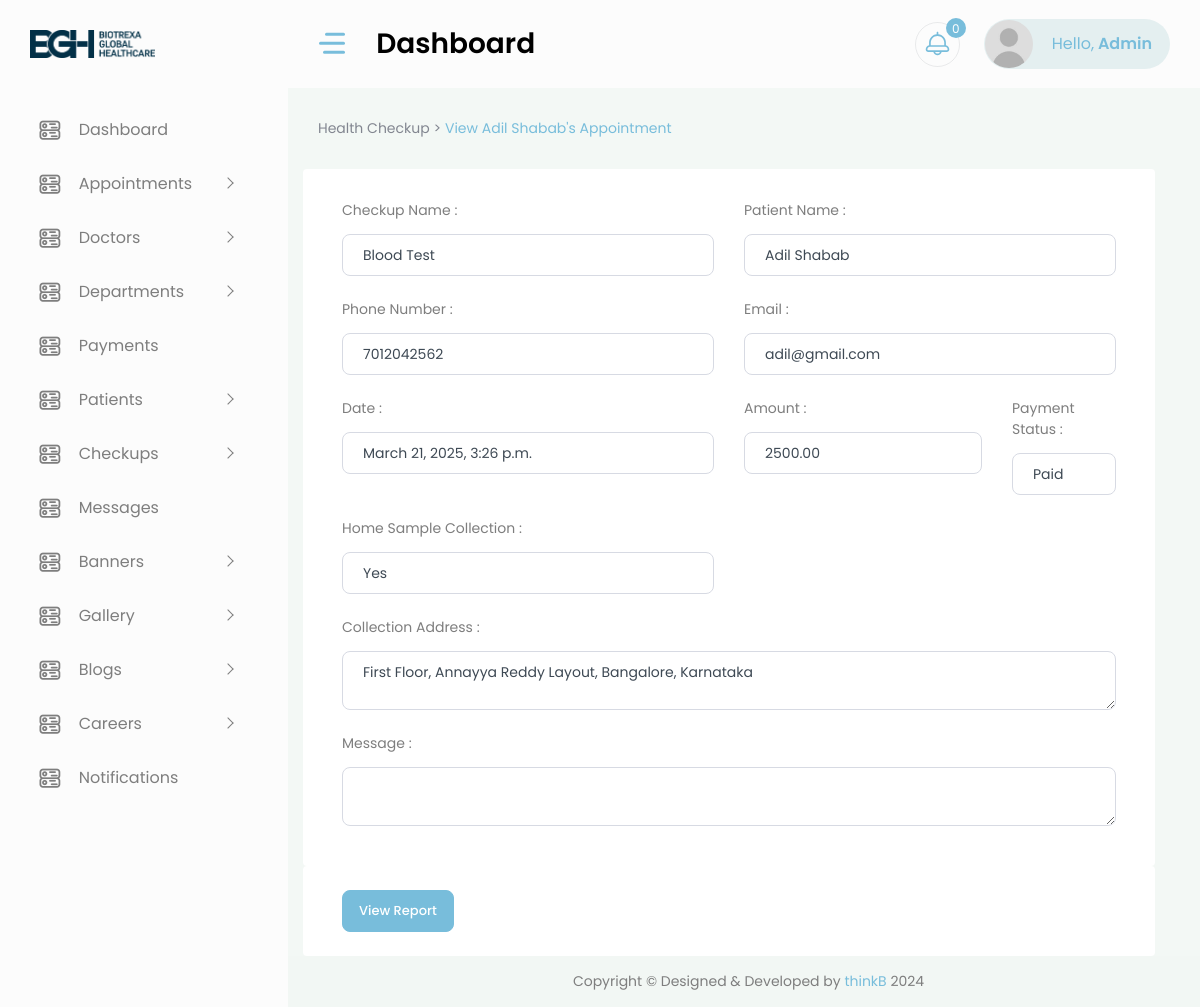
Screenshot of /account/health-checkup/appointment/9/ (signed in) with the database file from the repository.
### core/models.py (models this page shows, shortened)
class HealthCheckupBooking(models.Model):
    plan = models.ForeignKey(HealthCheckupPlan, on_delete=models.CASCADE, related_name='bookings')
    message = models.TextField(blank=True)
    status = models.CharField(max_length=20, choices=[('PENDING', 'Pending'), ('COMPLETED', 'Completed')], default='PENDING')
    created_at = models.DateTimeField(auto_now_add=True)
    patient = models.ForeignKey(Patient, on_delete=models.CASCADE, related_name='health_checkup_bookings')
    payment_id = models.CharField(max_length=255, null=True, blank=True)
    is_home_sample_collection = models.BooleanField(default=False)
    home_sample_collection = models.TextField(null=True, blank=True)
    is_without_payment = models.BooleanField(default=False, null=True, blank=True)
    report = models.FileField(upload_to='reports/', null=True, blank=True)  # New field for PDF report

class Patient(models.Model):
    GENDER_CHOICES = [
        ('male', 'Male'),
        ('female', 'Female'),
        ('other', 'Other'),
    ]
    name = models.CharField(max_length=255)
    email = models.EmailField(unique=True)
    phone_number = models.CharField(max_length=20)
    created_at = models.DateTimeField(default=timezone.now)
    disease = models.CharField(max_length=255, null=True, blank=True)
    slug = models.SlugField(unique=True, blank=True, null=True)
    gender = models.CharField(max_length=10, choices=GENDER_CHOICES, default='male')  # Add gender field

class HealthCheckupPlan(models.Model):
    CATEGORY = [
        ('Health Checkup', 'Health Checkup'),
        ('Lab Investigations', 'Lab Investigations'),
        ('Regular Scanning', 'Regular Scanning'),
        ('Cardiology', 'Cardiology'),
        ('Pregnancy Scanning', 'Pregnancy Scanning'),
        ('Vaccination', 'Vaccination'),
        ('Digital X-Rays', 'Digital X-Rays'),
    ]
    category = models.CharField(max_length=35, choices=CATEGORY, default='health_checkup')
    title = models.CharField(max_length=255)
    description = HTMLField()
    created_at = models.DateTimeField(auto_now_add=True)
    slug = models.SlugField(unique=True)
    status = models.CharField(max_length=8, choices=STATUS_CHOICES, default='active')
    is_home_sample_available = models.BooleanField(default=False)
    is_online_payment_available = models.BooleanField(default=True)
    total_test_include = models.PositiveIntegerField()
    price = models.DecimalField(max_digits=10, decimal_places=2)
    image = models.ImageField(upload_to='health_checkup_plans/', blank=True, null=True)

### core/views.py (the view)
# urls.py: path('account/health-checkup/appointment/<str:pk>/', views.view_checkup_appointment, name='view_checkup_appointment'),
def view_checkup_appointment(request, pk):
    try:
        profile = Summary.objects.get(user=request.user)
    except ObjectDoesNotExist:
        msg.error(request, 'Profile does not exist. You cannot access here.')
        return redirect('login')
    if profile:
        if profile.role == 'hr':
            return redirect('hr_dashboard')
        elif profile.role not in ['admin']:
            return redirect('homepage')
    else:
        return redirect('homepage')
    appointment = get_object_or_404(HealthCheckupBooking, id=pk)
    print(appointment.home_sample_collection)
    payment_details = RazorpayPaymentDetails.objects.filter(booking=appointment).first()
    detailed_appointment = {
        'appointment': appointment,
        'payment_details': payment_details,
    }
    if request.method == "POST" and request.FILES.get("report"):
        appointment.report = request.FILES["report"]
        appointment.save()
        msg.success(request, "Report uploaded successfully!")
        return redirect('view_checkup_appointment', pk=appointment.id)  # Stay on the same page
    return render(request, 'backend/view-checkup-booking.html', {'detailed_appointment': detailed_appointment})

### templates/backend/view-checkup-booking.html (shortened to what this page needs)
{% extends 'backend/base.html' %}
{% load static %}
{% block content %}
    <div class="container-fluid">
        <div class="page-titles">
            <ol class="breadcrumb">
                <li class="breadcrumb-item"><a href="{% url 'health_checkup_plans' %}">Health Checkup > </a></li>
                <li class="breadcrumb-item active ms-1"><a href="#"> View {{ detailed_appointment.appointment.patient.name }}'s Appointment</a></li>
            </ol>
        </div>
        <form method="post" class="row w-100 bg-white p-4" style="border-radius: 4px;" enctype="multipart/form-data">
            <div class="col-md-6">
                <div class="form-group">
                    <label class="col-form-label">Checkup Name :</label>
                    <input class="form-control" type="text" id="name" name="name" value="{{ detailed_appointment.appointment.plan.title }}" readonly>
                </div>
            </div>
            <div class="col-md-6">
                <div class="form-group">
                    <label class="col-form-label">Patient Name :</label>
                    <input class="form-control" type="text" id="patient_name" name="patient_name" value="{{ detailed_appointment.appointment.patient.name }}" readonly>
                </div>
            </div>
            <div class="col-md-6">
                <div class="form-group">
                    <label class="col-form-label">Phone Number :</label>
                    <input class="form-control" type="text" id="phone_number" name="phone_number" value="{{ detailed_appointment.appointment.patient.phone_number }}" readonly>
                </div>
            </div>
            <div class="col-md-6">
                <div class="form-group">
                    <label class="col-form-label">Email :</label>
                    <input class="form-control" type="email" id="email" name="email" value="{{ detailed_appointment.appointment.patient.email }}" readonly>
                </div>
            </div>
            <div class="col-md-6">
                <div class="form-group">
                    <label class="col-form-label">Date :</label>
                    <input class="form-control" type="text" id="date" name="date" value="{{ detailed_appointment.appointment.created_at }}" readonly>
                </div>
            </div>
            <div class="col-md-4">
                <div class="form-group">
                    <label class="col-form-label">Amount :</label>
                    <input class="form-control" type="text" id="amount" name="amount" value="{{ detailed_appointment.appointment.plan.price }}" readonly>
                </div>
            </div>
            <div class="col-md-2">
                <div class="form-group">
                    <label class="col-form-label">Payment Status :</label>
                    {% if detailed_appointment.payment_details.status == 'COMPLETED' %}
                    <input class="form-control" type="text" id="payment_status" name="payment_status" value="Paid" readonly>
                    {% else %}
                    <input class="form-control" type="text" id="payment_status" name="payment_status" value="Not Paid" readonly>
                    {% endif %}
                </div>
            </div>
            <div class="col-md-6">
                <div class="form-group">
                    <label class="col-form-label">Home Sample Collection :</label>
                    <input class="form-control" type="text" id="home_collection" name="home_collection"
                           value="{% if detailed_appointment.appointment.is_home_sample_collection %}Yes{% else %}No{% endif %}" readonly>
                </div>
            </div>
            {% if detailed_appointment.appointment.is_home_sample_collection %}
            <div class="col-md-12">
                <div class="form-group">
                    <label class="col-form-label">Collection Address :</label>
                    <textarea style="height: 150px;" class="form-control" id="address" name="address" readonly>{{ detailed_appointment.appointment.home_sample_collection }}</textarea>
                </div>
            </div>
            {% endif %}
            <div class="col-md-12">
                <div class="form-group">
                    <label class="col-form-label">Message :</label>
                    <textarea style="height: 150px;" class="form-control" id="message" name="message" readonly>{{ detailed_appointment.appointment.message }}</textarea>
                </div>
            </div>
        </form>
        {% if detailed_appointment.appointment.report %}
            <div class="row w-100 bg-white p-4" style="border-radius: 4px;" >
                <a href="{{detailed_appointment.appointment.report.url}}" target="_blank">
                    <button type="submit" class="btn btn-primary">View Report</button>
                </a>
            </div>
        {% endif %}
    </div>
{% endblock content %}

### templates/backend/base.html (shortened to what this page needs)
{% load static %}
<!DOCTYPE html>
<html lang="en">
<head>
    <link href="{% static 'vendor/owl-carousel/owl.carousel.css' %}" rel="stylesheet">
    <link href="{% static 'vendor/bootstrap-select/dist/css/bootstrap-select.min.css' %}" rel="stylesheet">
    <link rel="stylesheet" href="{% static 'css/style.css' %}" >
    <link href="https://cdn.quilljs.com/1.3.6/quill.snow.css" rel="stylesheet">
</head>
<body>
    <div id="main-wrapper">
        <div class="nav-header">
            <a href="{% url 'dashboard' %}" class="brand-logo">
                <img style="width: 55%;" src="{% static 'images/logo.png' %}" alt="" class="img-fluid">
            </a>
            <div class="nav-control">
                <div class="hamburger">
                    <span class="line"></span><span class="line"></span><span class="line"></span>
                </div>
            </div>
        </div>
        <div class="header">
            <div class="header-content">
                <nav class="navbar navbar-expand">
                    <div class="collapse navbar-collapse justify-content-between">
                        <div class="header-left">
                            <div class="dashboard_bar">
                                Dashboard
                            </div>
                        </div>
                        <ul class="navbar-nav header-right">
                            <li class="nav-item dropdown notification_dropdown">
                                <a class="nav-link ai-icon" href="javascript:;" role="button" data-bs-toggle="dropdown">
                                    <span class="badge light text-white bg-primary" id="notification__count">0</span>
                                </a>
                            </li>
                            <li class="nav-item dropdown header-profile">
                                <a class="nav-link" href="javascript:;" role="button" data-bs-toggle="dropdown">
                                    <img src="{% static 'images/user.jpg' %}" width="20" alt="">
                                    <div class="header-info">
                                        <span style="text-transform: capitalize;">Hello,<strong> {{request.user.username}}</strong></span>
                                    </div>
                                </a>
                            </li>
                        </ul>
                    </div>
                </nav>
            </div>
        </div>
        <div class="deznav">
            <div class="deznav-scroll">
                <ul class="metismenu" id="menu">
                    <li>
                        <a href="{% url 'dashboard' %}" class="ai-icon" aria-expanded="false">
                            <i class="flaticon-381-networking"></i>
                            <span class="nav-text">Dashboard</span>
                        </a>
                    </li>
                    <li>
						<a class="has-arrow ai-icon" href="javascript:void()" aria-expanded="false">
							<i class="flaticon-381-networking"></i>
							<span class="nav-text">Appointments</span>
						</a>
                    </li>
                    <li>
						<a class="has-arrow ai-icon" href="javascript:void()" aria-expanded="false">
							<i class="flaticon-381-networking"></i>
							<span class="nav-text">Doctors</span>
						</a>
                    </li>
                    <li>
						<a class="has-arrow ai-icon" href="javascript:void()" aria-expanded="false">
							<i class="flaticon-381-networking"></i>
							<span class="nav-text">Departments</span>
						</a>
                    </li>
                    <li>
                        <a href="{% url 'payments' %}" class="ai-icon" aria-expanded="false">
                            <i class="flaticon-381-networking"></i>
                            <span class="nav-text">Payments</span>
                        </a>
                    </li>
                    <li>
						<a class="has-arrow ai-icon" href="javascript:void()" aria-expanded="false">
							<i class="flaticon-381-networking"></i>
							<span class="nav-text">Patients</span>
						</a>
                    </li>
                    <li>
						<a class="has-arrow ai-icon" href="javascript:void()" aria-expanded="false">
							<i class="flaticon-381-networking"></i>
							<span class="nav-text">Checkups</span>
						</a>
                    </li>
                    <li>
                        <a href="{% url 'messages' %}" class="ai-icon" aria-expanded="false">
                            <i class="flaticon-381-networking"></i>
                            <span class="nav-text">Messages</span>
                        </a>
                    </li>
                    <li>
						<a class="has-arrow ai-icon" href="javascript:void()" aria-expanded="false">
							<i class="flaticon-381-networking"></i>
							<span class="nav-text">Banners</span>
						</a>
                    </li>
                    <li>
						<a class="has-arrow ai-icon" href="javascript:void()" aria-expanded="false">
							<i class="flaticon-381-networking"></i>
							<span class="nav-text">Gallery</span>
						</a>
                    </li>
                    <li>
						<a class="has-arrow ai-icon" href="javascript:void()" aria-expanded="false">
							<i class="flaticon-381-networking"></i>
							<span class="nav-text">Blogs</span>
						</a>
                    </li>
                    <li>
						<a class="has-arrow ai-icon" href="javascript:void()" aria-expanded="false">
							<i class="flaticon-381-networking"></i>
							<span class="nav-text">Careers</span>
						</a>
                    </li>
                    <li>
                        <a href="{% url 'notifications' %}" class="ai-icon" aria-expanded="false">
                            <i class="flaticon-381-networking"></i>
                            <span class="nav-text">Notifications</span>
                        </a>
                    </li>
                </ul>
            </div>
        </div>
        <div class="content-body">
            {% block content %}
            {% endblock content %}
        </div>
        <div class="footer">
            <div class="copyright">
                <p>Copyright © Designed &amp; Developed by <a href="https://thinkb.agency" target="_blank">thinkB</a> 2024</p>
            </div>
        </div>
    </div>
</body>
</html>

### rows the page displays
HealthCheckupBooking: appointment.patient.name "Adil Shabab", name "Blood Test", patient_name "Adil Shabab", phone_number "7012042562", email "adil@gmail.com", date "March 21, 2025, 3:26 p.m.", amount "2500.00", home_collection "Yes", address "First Floor, Annayya Reddy Layout, Bangalore, Karnataka"

### other values shown
{{ request.user.username }} "Admin"
